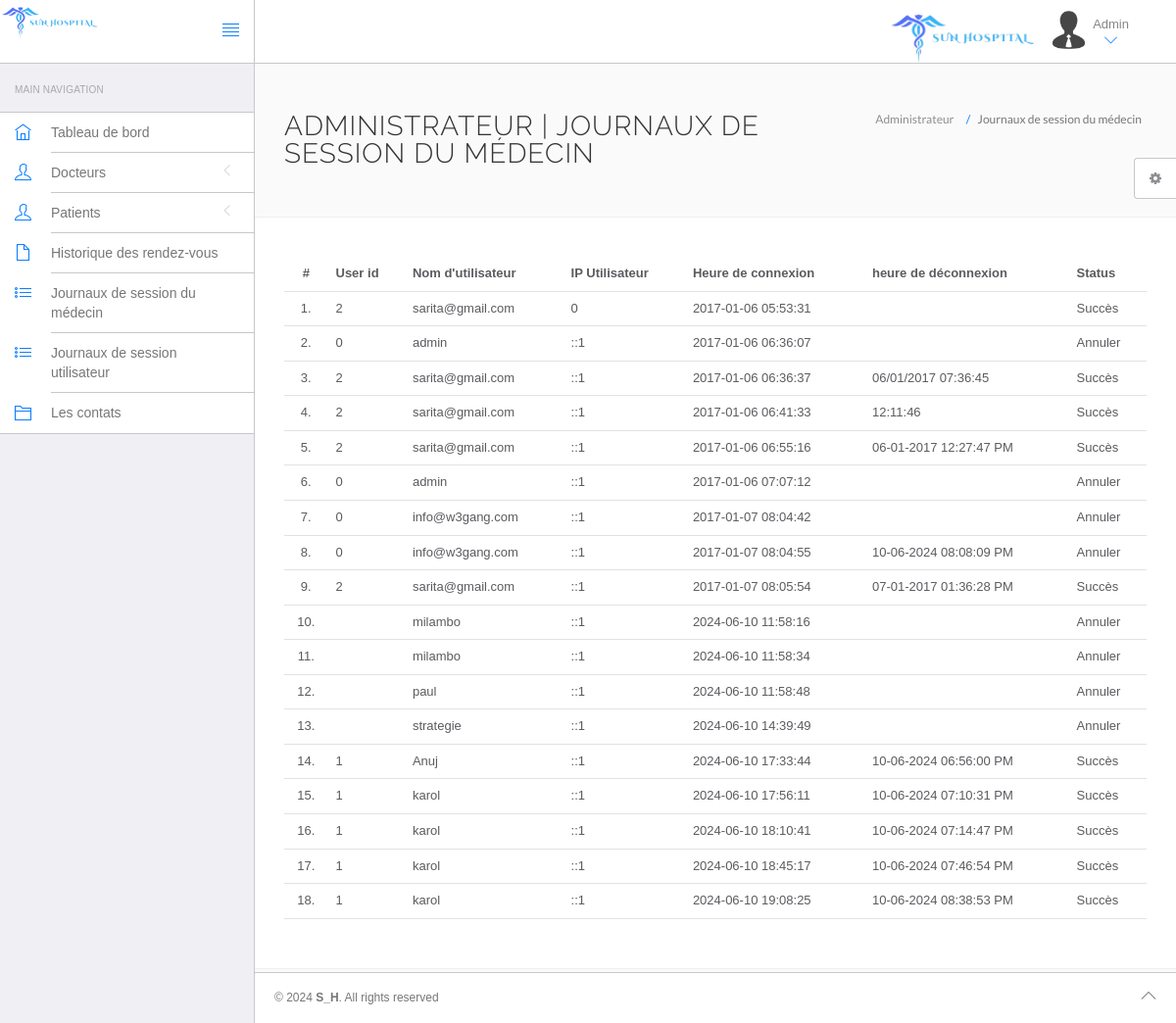
The page /hms/admin/doctor-logs.php (signed in) on the database its author committed.
### tables this page shows
CREATE TABLE `doctorslog` (
  `id` int NOT NULL,
  `uid` int DEFAULT NULL,
  `username` varchar(255) NOT NULL,
  `userip` binary(16) NOT NULL,
  `loginTime` timestamp NOT NULL DEFAULT CURRENT_TIMESTAMP,
  `logout` varchar(255) DEFAULT NULL,
  `status` int NOT NULL
);

### hms/admin/doctor-logs.php (the view, shortened to what this page needs)
<?php
require 'include/config.php';
?>
<!DOCTYPE html>
<html lang="en">
	<head>
		<link rel="stylesheet" href="vendor/bootstrap/css/bootstrap.min.css">
		<link rel="stylesheet" href="vendor/fontawesome/css/font-awesome.min.css">
		<link rel="stylesheet" href="vendor/themify-icons/themify-icons.min.css">
		<link href="vendor/animate.css/animate.min.css" rel="stylesheet" media="screen">
		<link href="vendor/perfect-scrollbar/perfect-scrollbar.min.css" rel="stylesheet" media="screen">
		<link href="vendor/switchery/switchery.min.css" rel="stylesheet" media="screen">
		<link href="vendor/bootstrap-touchspin/jquery.bootstrap-touchspin.min.css" rel="stylesheet" media="screen">
		<link href="vendor/select2/select2.min.css" rel="stylesheet" media="screen">
		<link href="vendor/bootstrap-datepicker/bootstrap-datepicker3.standalone.min.css" rel="stylesheet" media="screen">
		<link href="vendor/bootstrap-timepicker/bootstrap-timepicker.min.css" rel="stylesheet" media="screen">
		<link rel="stylesheet" href="assets/css/styles.css">
		<link rel="stylesheet" href="assets/css/plugins.css">
		<link rel="stylesheet" href="assets/css/themes/theme-1.css" id="skin_color" />
	</head>
	<body>
		<div id="app">
<?php require 'include/sidebar.php';?>
			<div class="app-content">
					<?php require 'include/header.php';?>
				<div class="main-content" >
					<div class="wrap-content container" id="container">
						<section id="page-title">
							<div class="row">
								<div class="col-sm-8">
									<h1 class="mainTitle">Administrateur | Journaux de session du médecin</h1>
																	</div>
								<ol class="breadcrumb">
									<li>
										<span>Administrateur </span>
									</li>
									<li class="active">
										<span>Journaux de session du médecin</span>
									</li>
								</ol>
							</div>
						</section>
						<div class="container-fluid container-fullw bg-white">
									<div class="row">
								<div class="col-md-12">
									<table class="table table-hover" id="sample-table-1">
										<thead>
											<tr>
												<th class="center">#</th>
												<th class="hidden-xs">User id</th>
												<th>Nom d'utilisateur</th>
												<th>IP Utilisateur</th>
												<th>Heure de connexion</th>
												<th>heure de déconnexion</th>
												<th> Status </th>
											</tr>
										</thead>
										<tbody>
<?php
$sql=$con->prepare("select * from doctorslog ");
$sql->execute();
$array= $sql->fetchAll();
$cnt=1;
foreach($array as $row)
{
?>
											<tr>
												<td class="center"><?php echo $cnt;?>.</td>
												<td class="hidden-xs"><?php echo $row['uid'];?></td>
												<td class="hidden-xs"><?php echo $row['username'];?></td>
												<td><?php echo $row['userip'];?></td>
												<td><?php echo $row['loginTime'];?></td>
												<td><?php echo $row['logout'];?>
												</td>
												<td>
<?php if($row['status']==1)
{
	echo "Succès";
}
else
{
	echo "Annuler";
}?>
</td>
											</tr>
											<?php
$cnt=$cnt+1;
											 }?>
										</tbody>
									</table>
								</div>
							</div>
								</div>
					</div>
				</div>
			</div>
	<?php require 'include/footer.php';?>
	<?php require 'include/setting.php';?>
		</div>
	</body>
</html>

### hms/admin/assets/css/themes/theme-1.css (style rules this page uses)
body { background: #FAFAFA; }

### rows shown on the page
doctorslog: uid "2", username "sarita@gmail.com", userip "0", loginTime "2017-01-06 05:53:31", status "Succès"
doctorslog: uid "0", username "admin", userip "::1", loginTime "2017-01-06 06:36:07", status "Annuler"
doctorslog: uid "2", username "sarita@gmail.com", userip "::1", loginTime "2017-01-06 06:36:37", logout "06/01/2017 07:36:45", status "Succès"
doctorslog: uid "2", username "sarita@gmail.com", userip "::1", loginTime "2017-01-06 06:41:33", logout "12:11:46", status "Succès"
doctorslog: uid "2", username "sarita@gmail.com", userip "::1", loginTime "2017-01-06 06:55:16", logout "06-01-2017 12:27:47 PM", status "Succès"
doctorslog: uid "0", username "admin", userip "::1", loginTime "2017-01-06 07:07:12", status "Annuler"
doctorslog: uid "0", username "info@w3gang.com", userip "::1", loginTime "2017-01-07 08:04:42", status "Annuler"
doctorslog: uid "0", username "info@w3gang.com", userip "::1", loginTime "2017-01-07 08:04:55", logout "10-06-2024 08:08:09 PM", status "Annuler"
doctorslog: uid "2", username "sarita@gmail.com", userip "::1", loginTime "2017-01-07 08:05:54", logout "07-01-2017 01:36:28 PM", status "Succès"
doctorslog: username "milambo", userip "::1", loginTime "2024-06-10 11:58:16", status "Annuler"
doctorslog: username "milambo", userip "::1", loginTime "2024-06-10 11:58:34", status "Annuler"
doctorslog: username "paul", userip "::1", loginTime "2024-06-10 11:58:48", status "Annuler"
doctorslog: username "strategie", userip "::1", loginTime "2024-06-10 14:39:49", status "Annuler"
doctorslog: uid "1", username "Anuj", userip "::1", loginTime "2024-06-10 17:33:44", logout "10-06-2024 06:56:00 PM", status "Succès"
doctorslog: uid "1", username "karol", userip "::1", loginTime "2024-06-10 17:56:11", logout "10-06-2024 07:10:31 PM", status "Succès"
doctorslog: uid "1", username "karol", userip "::1", loginTime "2024-06-10 18:10:41", logout "10-06-2024 07:14:47 PM", status "Succès"
doctorslog: uid "1", username "karol", userip "::1", loginTime "2024-06-10 18:45:17", logout "10-06-2024 07:46:54 PM", status "Succès"
doctorslog: uid "1", username "karol", userip "::1", loginTime "2024-06-10 19:08:25", logout "10-06-2024 08:38:53 PM", status "Succès"
